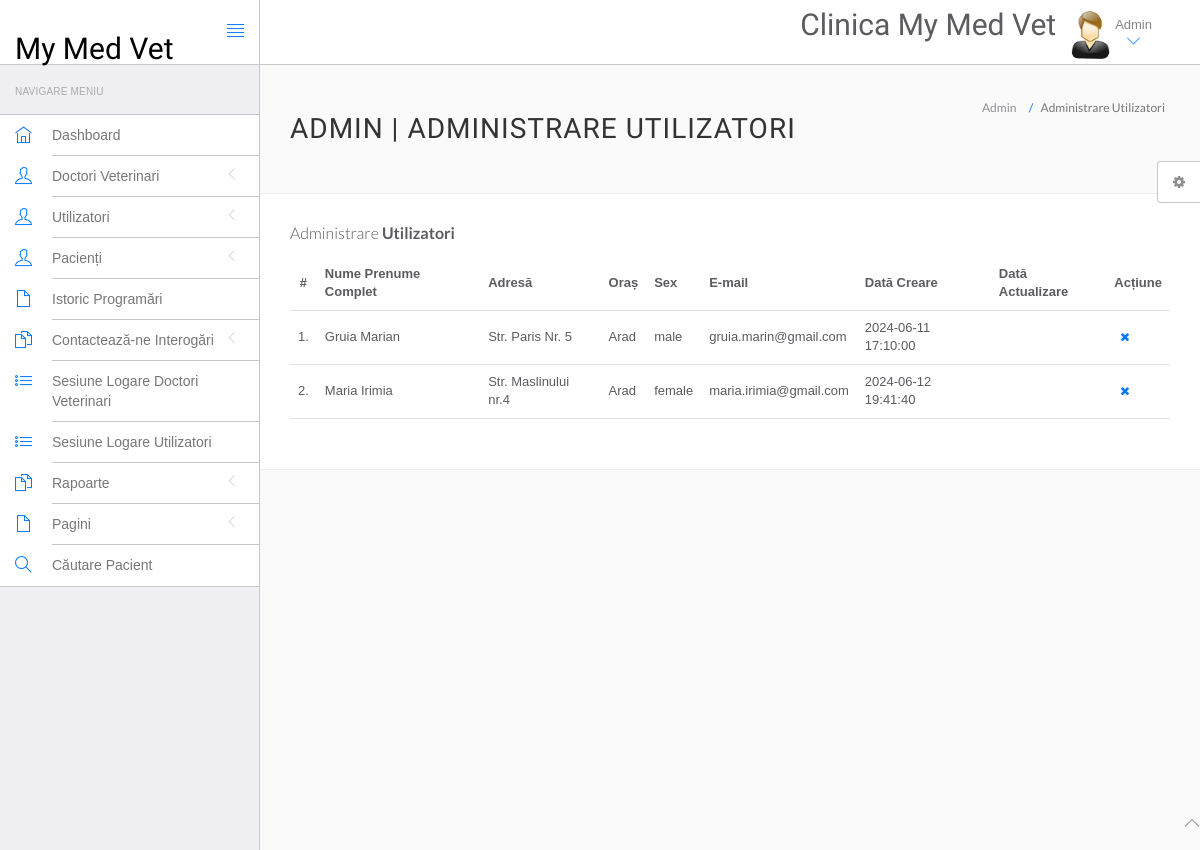
Before: /mymedvet/admin/manage-users.php (signed in) with the older database file.
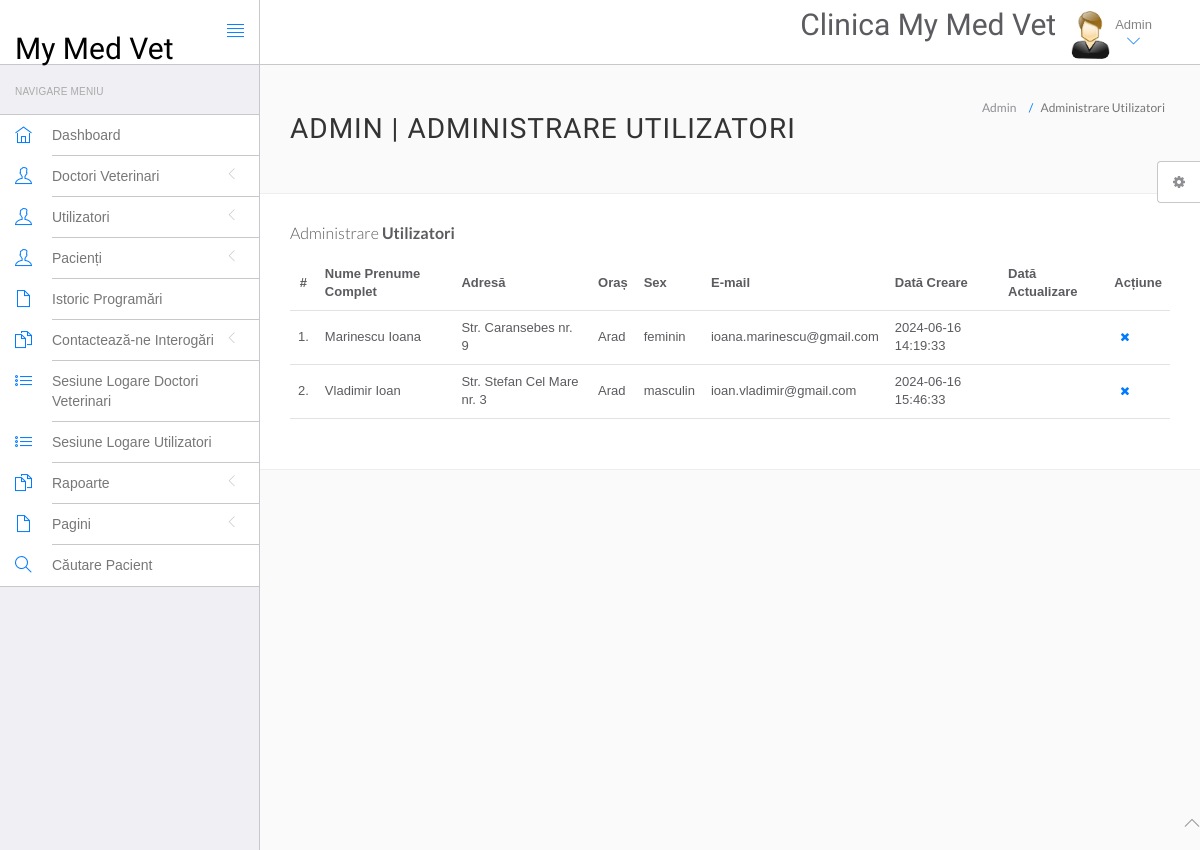
After: the same page with the newer database file.
### tables this page shows
CREATE TABLE `users` (
  `id` int(11) NOT NULL,
  `fullName` varchar(255) DEFAULT NULL,
  `address` longtext DEFAULT NULL,
  `city` varchar(255) DEFAULT NULL,
  `gender` varchar(255) DEFAULT NULL,
  `email` varchar(255) DEFAULT NULL,
  `password` varchar(255) DEFAULT NULL,
  `regDate` timestamp NULL DEFAULT current_timestamp(),
  `updateDate` timestamp NULL DEFAULT NULL ON UPDATE current_timestamp()
);

### mymedvet/admin/manage-users.php (the view, shortened to what this page needs)
<?php
include('include/config.php');
if(strlen($_SESSION['id']==0)) {
 header('location:logout.php');
 } else{
?>
<!DOCTYPE html>
<html lang="en">
	<head>
		<link rel="stylesheet" href="vendor/bootstrap/css/bootstrap.min.css">
		<link rel="stylesheet" href="vendor/fontawesome/css/font-awesome.min.css">
		<link rel="stylesheet" href="vendor/themify-icons/themify-icons.min.css">
		<link href="vendor/animate.css/animate.min.css" rel="stylesheet" media="screen">
		<link href="vendor/perfect-scrollbar/perfect-scrollbar.min.css" rel="stylesheet" media="screen">
		<link href="vendor/switchery/switchery.min.css" rel="stylesheet" media="screen">
		<link href="vendor/bootstrap-touchspin/jquery.bootstrap-touchspin.min.css" rel="stylesheet" media="screen">
		<link href="vendor/select2/select2.min.css" rel="stylesheet" media="screen">
		<link href="vendor/bootstrap-datepicker/bootstrap-datepicker3.standalone.min.css" rel="stylesheet" media="screen">
		<link href="vendor/bootstrap-timepicker/bootstrap-timepicker.min.css" rel="stylesheet" media="screen">
		<link rel="stylesheet" href="customstyle/css/styles.css">
		<link rel="stylesheet" href="customstyle/css/plugins.css">
		<link rel="stylesheet" href="customstyle/css/themes/theme-1.css" id="skin_color" />
	</head>
	<body>
		<div id="app">
<?php include('include/sidebar.php');?>
			<div class="app-content">
						<?php include('include/header.php');?>
				<div class="main-content" >
					<div class="wrap-content container" id="container">
						<section id="page-title">
							<div class="row">
								<div class="col-sm-8">
									<h1 class="mainTitle">Admin | Administrare Utilizatori</h1>
																	</div>
								<ol class="breadcrumb">
									<li>
										<span>Admin</span>
									</li>
									<li class="active">
										<span>Administrare Utilizatori</span>
									</li>
								</ol>
							</div>
						</section>
						<div class="container-fluid container-fullw bg-white">
									<div class="row">
								<div class="col-md-12">
									<h5 class="over-title margin-bottom-15">Administrare <span class="text-bold">Utilizatori</span></h5>
									<table class="table table-hover" id="sample-table-1">
										<thead>
											<tr>
												<th class="center">#</th>
												<th>Nume Prenume Complet</th>
												<th class="hidden-xs">Adresă</th>
												<th>Oraș</th>
												<th>Sex </th>
												<th>E-mail </th>
												<th>Dată Creare </th>
												<th>Dată Actualizare </th>
												<th>Acțiune</th>
											</tr>
										</thead>
										<tbody>
<?php
$sql=mysqli_query($con,"select * from users");
$cnt=1;
while($row=mysqli_fetch_array($sql))
{
?>
											<tr>
												<td class="center"><?php echo $cnt;?>.</td>
												<td class="hidden-xs"><?php echo $row['fullName'];?></td>
												<td><?php echo $row['address'];?></td>
												<td><?php echo $row['city'];?>
												</td>
												<td><?php echo $row['gender'];?></td>
												<td><?php echo $row['email'];?></td>
												<td><?php echo $row['regDate'];?></td>
												<td><?php echo $row['updateDate'];?>
												</td>
												<td >
												<div class="visible-md visible-lg hidden-sm hidden-xs">
	<a href="manage-users.php?id=<?php echo $row['id']?>&del=delete" onClick="return confirm('Sunteți sigur că doriți să ștergeți?')"class="btn btn-transparent btn-xs tooltips" tooltip-placement="top" tooltip="Remove"><i class="fa fa-times fa fa-white"></i></a>
												</div>
												</td>
											</tr>
											<?php
$cnt=$cnt+1;
											 }?>
										</tbody>
									</table>
								</div>
							</div>
								</div>
							</div>
						</div>
					</div>
				</div>
	<?php include('include/footer.php');?>
	<?php include('include/setting.php');?>
	</body>
</html>
<?php } ?>

Changed rows visible on the page:
removed users: fullName "Gruia Marian", address "Str. Paris Nr. 5", city "Arad", gender "male", email "gruia.marin@gmail.com", regDate "2024-06-11 17:10:00"
removed users: fullName "Maria Irimia", address "Str. Maslinului nr.4", city "Arad", gender "female", email "maria.irimia@gmail.com", regDate "2024-06-12 19:41:40"
added users: fullName "Marinescu Ioana", address "Str. Caransebes nr. 9", city "Arad", gender "feminin", email "ioana.marinescu@gmail.com", regDate "2024-06-16 14:19:33"
added users: fullName "Vladimir Ioan", address "Str. Stefan Cel Mare nr. 3", city "Arad", gender "masculin", email "ioan.vladimir@gmail.com", regDate "2024-06-16 15:46:33"
